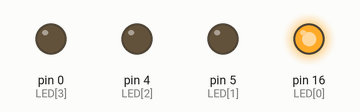
Simulated run of this sketch. Board: Arduino Uno, built with avr-gcc and run on an emulated ATmega328P. On the bench: output pins drawn as LEDs (lit = HIGH).

Above: at 0.2 s.
At 1.2 s:
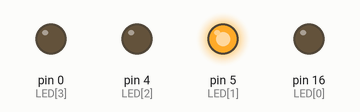
At 2.2 s:
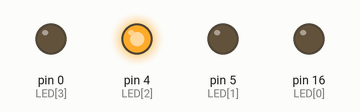
At 3.2 s:
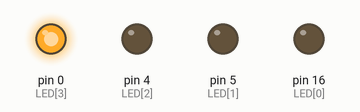
At 4.7 s:
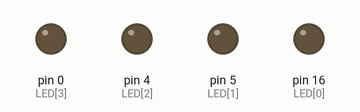
Timing chart, 0 to 5.2 s (numbered marks = the images above):
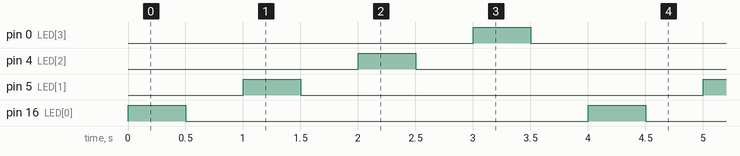

The sketch:

lab2_2.ino
```cpp
int LED[] = {16,5,4,0};

void setup(){
  pinMode(LED[0], OUTPUT);
  pinMode(LED[1], OUTPUT);
  pinMode(LED[2], OUTPUT);
  pinMode(LED[3], OUTPUT);
}

void loop(){
   ledrun();
}
```

ledrun.ino
```cpp
void ledrun(){

   for(int i=0; i<=3 ; i++ ){
    digitalWrite(LED[i], HIGH);
    delay(500);
    digitalWrite(LED[i], LOW);
    delay(500);
}
//เมื่อออกจากloop ให้Buzzer ดัง1ครั้ง
}
```

Measured:
- by itself, pin 0 (LED[3]), pin 4 (LED[2]), pin 5 (LED[1]), pin 16 (LED[0]): alternates HIGH for 0.50 s and LOW for 3.5 s
- by itself, everything shown: repeats every 4.0 s, in 8 steps
